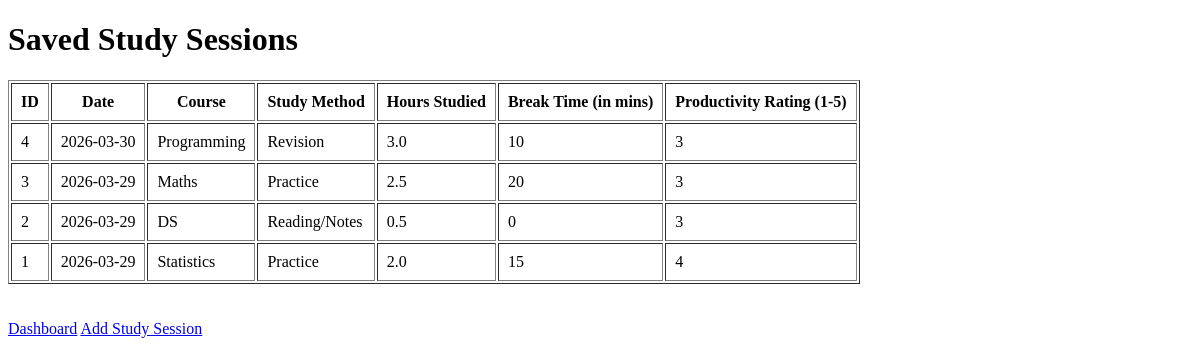
Before: /view with the older database file.
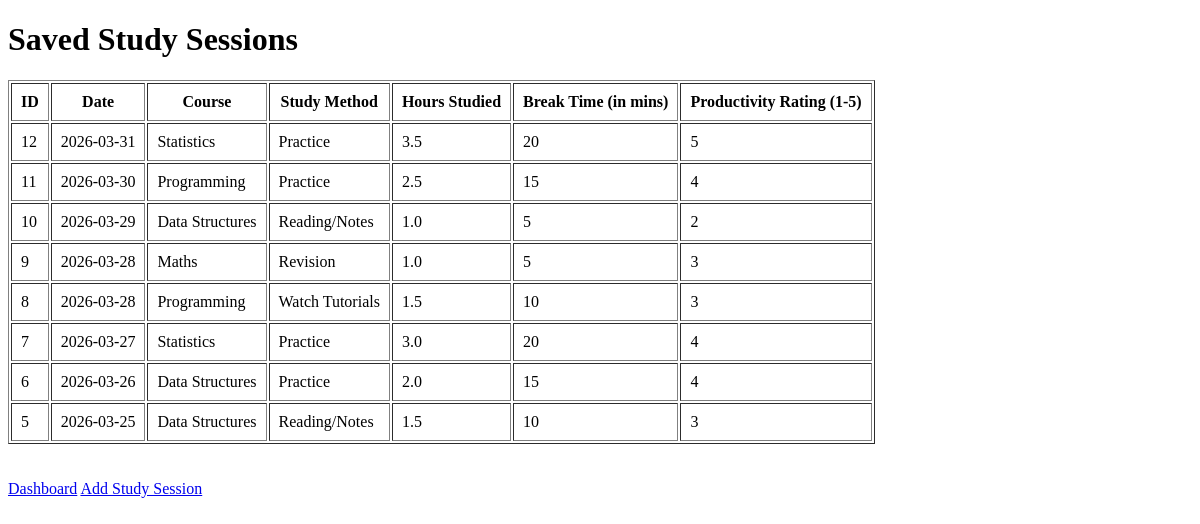
After: the same page with the newer database file.
### tables this page shows
CREATE TABLE study_sessions(
                   id INTEGER PRIMARY KEY AUTOINCREMENT,
                   date TEXT NOT NULL,
                   course_studied TEXT NOT NULL,
                   study_method TEXT NOT NULL,
                   study_hours REAL NOT NULL,
                   break_time INTEGER NOT NULL,
                   productivity_rating INTEGER NOT NULL
        );

### app.py (the view)
@app.route("/view")
def view_sessions():
    con_db = connect_db()
    sessions = con_db.execute("""
        SELECT * FROM study_sessions ORDER BY date DESC, id DESC
    """).fetchall()
    con_db.close()
    return render_template("view.html", sessions=sessions)

### app.py (called while the page is built)
def connect_db():
    con_db = sqlite3.connect(db_name)
    con_db.row_factory = sqlite3.Row
    return con_db

### templates/view.html (shortened to what this page needs)
<!DOCTYPE html>
<html>
    <head>
    </head>
    <body>
        <h1>Saved Study Sessions</h1>
        <table border="1" cellpadding="9">
            <tr>
                <th>ID</th>
                <th>Date</th>
                <th>Course</th>
                <th>Study Method</th>
                <th>Hours Studied</th>
                <th>Break Time (in mins)</th>
                <th>Productivity Rating (1-5)</th>
            </tr>
            {% for session in sessions %}
            <tr>
                <td>{{session["id"]}}</td>
                <td>{{session["date"]}}</td>
                <td>{{session["course_studied"]}}</td>
                <td>{{session["study_method"]}}</td>
                <td>{{session["study_hours"]}}</td>
                <td>{{session["break_time"]}}</td>
                <td>{{session["productivity_rating"]}}</td>
            </tr>
            {% endfor %}
        </table>
        <br><br>
        <a href="/">Dashboard</a>
        <a href="/add">Add Study Session</a>
    </body>
</html>

Changed rows visible on the page:
removed study_sessions: id "4", date "2026-03-30", course_studied "Programming", study_method "Revision", study_hours "3.0", break_time "10", productivity_rating "3"
removed study_sessions: id "3", date "2026-03-29", course_studied "Maths", study_method "Practice", study_hours "2.5", break_time "20", productivity_rating "3"
removed study_sessions: id "2", date "2026-03-29", course_studied "DS", study_method "Reading/Notes", study_hours "0.5", break_time "0", productivity_rating "3"
removed study_sessions: id "1", date "2026-03-29", course_studied "Statistics", study_method "Practice", study_hours "2.0", break_time "15", productivity_rating "4"
added study_sessions: id "12", date "2026-03-31", course_studied "Statistics", study_method "Practice", study_hours "3.5", break_time "20", productivity_rating "5"
added study_sessions: id "11", date "2026-03-30", course_studied "Programming", study_method "Practice", study_hours "2.5", break_time "15", productivity_rating "4"
added study_sessions: id "10", date "2026-03-29", course_studied "Data Structures", study_method "Reading/Notes", study_hours "1.0", break_time "5", productivity_rating "2"
added study_sessions: id "9", date "2026-03-28", course_studied "Maths", study_method "Revision", study_hours "1.0", break_time "5", productivity_rating "3"
added study_sessions: id "8", date "2026-03-28", course_studied "Programming", study_method "Watch Tutorials", study_hours "1.5", break_time "10", productivity_rating "3"
added study_sessions: id "7", date "2026-03-27", course_studied "Statistics", study_method "Practice", study_hours "3.0", break_time "20", productivity_rating "4"
added study_sessions: id "6", date "2026-03-26", course_studied "Data Structures", study_method "Practice", study_hours "2.0", break_time "15", productivity_rating "4"
added study_sessions: id "5", date "2026-03-25", course_studied "Data Structures", study_method "Reading/Notes", study_hours "1.5", break_time "10", productivity_rating "3"
